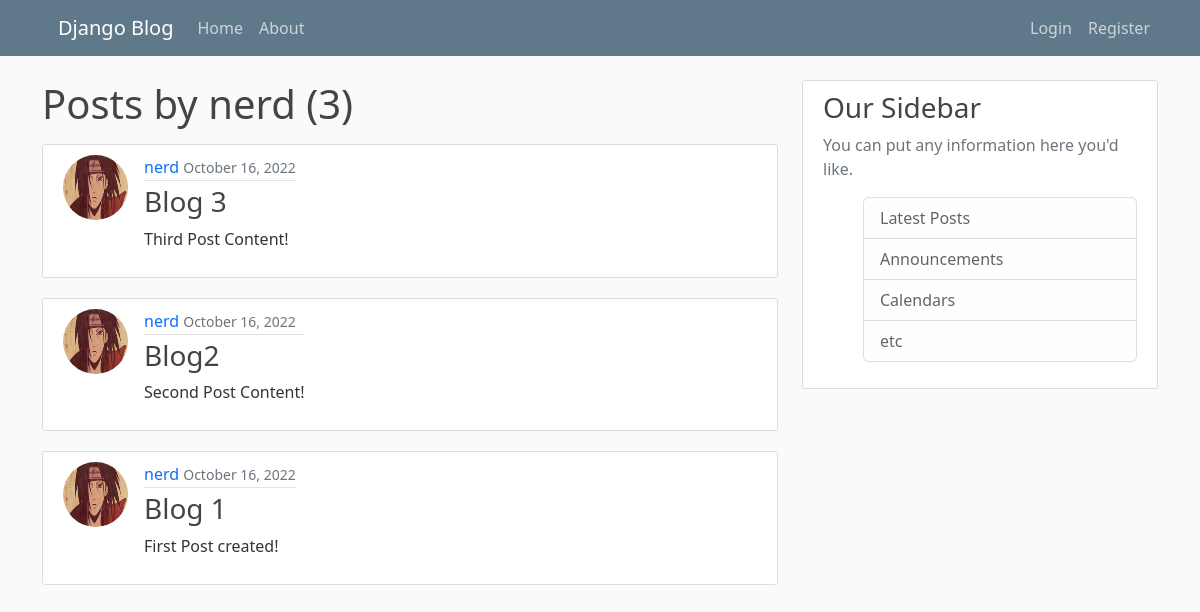
Page /user/nerd on the earlier database version.
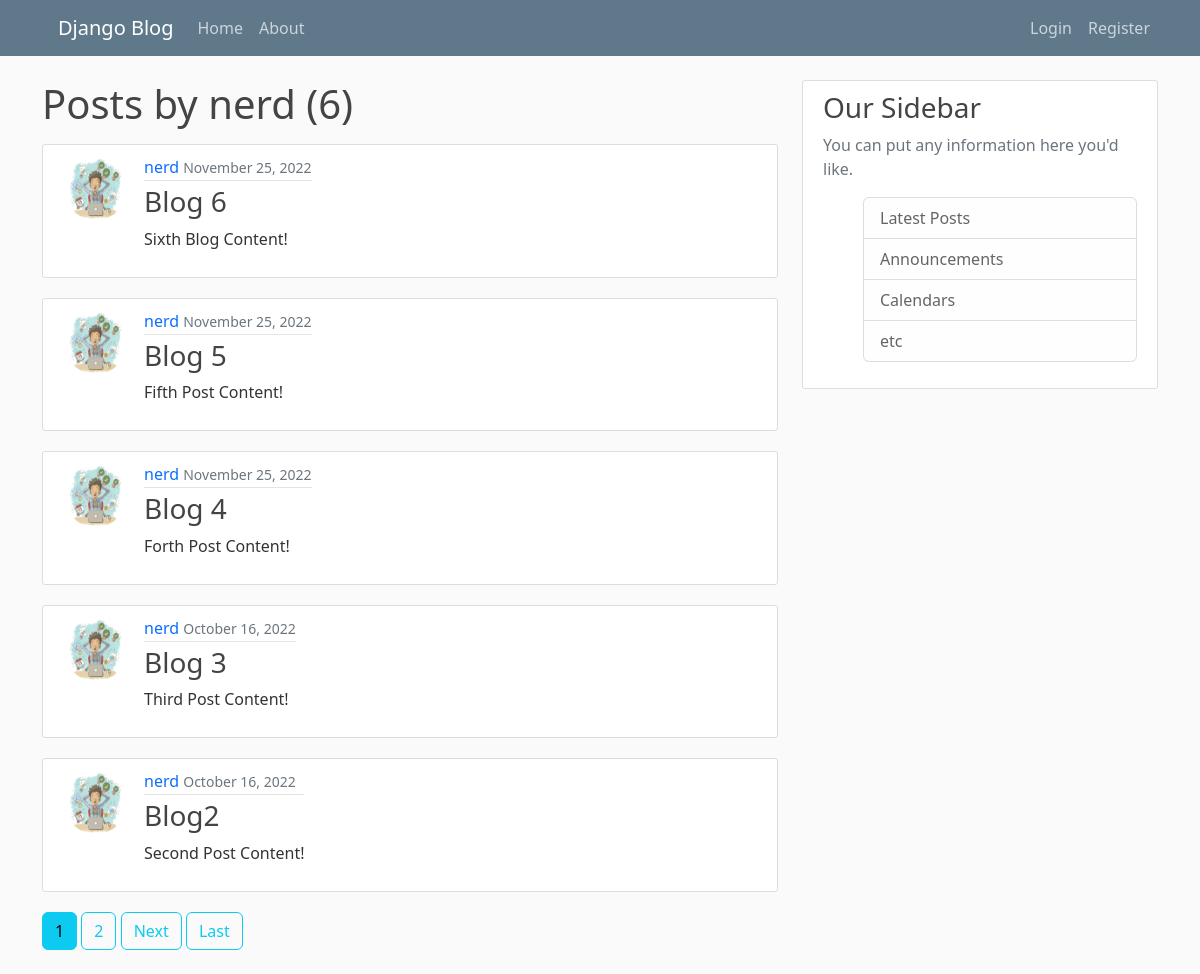
Same page on the later database version.
### blog/models.py (models this page shows, shortened)
class Post(models.Model):
    title = models.CharField(max_length=100)
    content = models.TextField()
    date_posted = models.DateTimeField(default=timezone.now)
    author = models.ForeignKey(User, on_delete=models.CASCADE)

### users/models.py (models this page shows, shortened)
class Profile(models.Model):
    user = models.OneToOneField(User, on_delete=models.CASCADE) # cascade if user is deleted also delete profile
    image = models.ImageField(default='default.jpg', upload_to='profile_pics')

### blog/views.py (the view)
# urls.py: path('user/<str:username>', UserPostListView.as_view(), name='user-posts'),
class UserPostListView(ListView):
    model = Post
    template_name = 'blog/user_posts.html' #<app>/<model>_<viewtype>.html
    context_object_name = 'posts'
    paginate_by = 5
    def get_queryset(self):
        user = get_object_or_404(User, username=self.kwargs.get('username'))
        return Post.objects.filter(author=user).order_by('-date_posted')

### blog/templates/blog/user_posts.html (shortened to what this page needs)
{% extends "blog/base.html" %}
{% block content %}
    <h1 class="mb-3">Posts by {{ view.kwargs.username }} ({{ page_obj.paginator.count }})</h1>
    {% for post in posts %}
    <article class="media content-section d-flex">
      <img class="rounded-circle article-img" src="{{ post.author.profile.image.url }}">
        <div class="media-body">
          <div class="article-metadata">
            <a class="mr-2" href="{% url 'user-posts' post.author.username %}">{{ post.author }}</a>
            <small class="text-muted">{{ post.date_posted | date:"F d, Y" }}</small>
          </div>
          <h3><a class="article-title" href="{% url 'post-detail' post.id %}">{{ post.title }}</a></h3>
          <p class="article-content">{{ post.content }}</p>
        </div>
      </article>
    {% endfor %}
    {% if is_paginated %}
      {% for num in page_obj.paginator.page_range %}
        {% if page_obj.number == num %}
          <a class="btn btn-info mb-4" href="?page={{ num }}">{{ num }}</a>
        {% elif num > page_obj.number|add:'-3'  and num < page_obj.number|add:'3' %}
          <a class="btn btn-outline-info mb-4" href="?page={{ num }}">{{ num }}</a>
        {% endif %}
      {% endfor %}
      {% if page_obj.has_next %}
        <a class="btn btn-outline-info mb-4" href="?page={{ page_obj.next_page_number }}">Next</a>
        <a class="btn btn-outline-info mb-4" href="?page={{ page_obj.paginator.num_pages }}">Last</a>
      {% endif %}
    {% endif %}
{% endblock content %}

Differences in the rows shown:
no longer on this page (row unchanged): Post: author.profile.image (picture), author "nerd", date_posted "October 16, 2022", title "Blog 1", content "First Post created!"
added Post: author.profile.image (picture), author "nerd", date_posted "November 25, 2022", title "Blog 6", content "Sixth Blog Content!"
added Post: author.profile.image (picture), author "nerd", date_posted "November 25, 2022", title "Blog 5", content "Fifth Post Content!"
added Post: author.profile.image (picture), author "nerd", date_posted "November 25, 2022", title "Blog 4", content "Forth Post Content!"
changed through a linked row, Post "Blog 3": author.profile.image: a different picture
changed through a linked row, Post "Blog2": author.profile.image: a different picture
Other differences:
{{ page_obj.paginator.count }}: "3" → "6"
new list line: "1"
new list line: "2"
text now shown: "Next Last"
